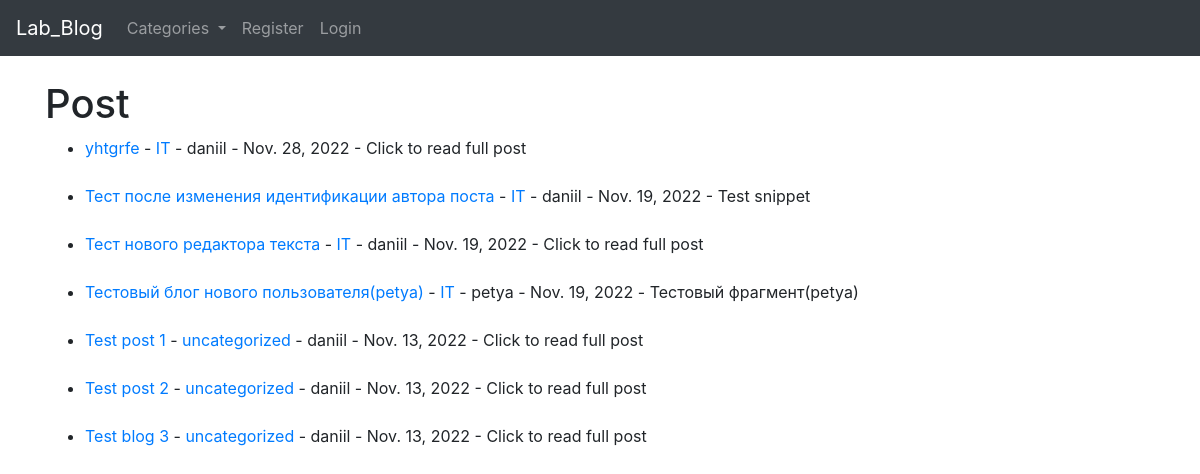
The page / on the database its author committed.
### the_blog/models.py (models this page shows, shortened)
class Post(models.Model):
    title = models.CharField(max_length = 255)
    title_tag = models.CharField(max_length = 255)
    author = models.ForeignKey(User, on_delete = models.CASCADE)
    body = RichTextField(blank = True, null = True)
    image = models.ImageField(null = True, blank = True, upload_to = 'images/')
    post_date = models.DateField(auto_now_add = True)
    category = models.CharField(max_length = 255, default = 'uncategorized')
    snippet = models.CharField(max_length = 255, default = 'Click to read full post')
    likes = models.ManyToManyField(User, related_name = 'blog_posts')

### the_blog/views.py (the view)
# urls.py: path('', HomeView.as_view(), name = "home"),
class HomeView(ListView):
    model = Post
    template_name = "home.html"
    ordering = ['-post_date']
    def get_context_data(self, *args, **kwargs):
        categ_menu = Category.objects.all()
        context = super(HomeView, self).get_context_data(*args, **kwargs)
        context["categ_menu"] = categ_menu
        return context

### the_blog/models.py (called while the page is built)
    def __str__(self):
        return self.name

### the_blog/templates/home.html (shortened to what this page needs)
{% extends 'base.html' %}
{% block content %}
<h1>
    Post
</h1>
<ul>
{% for post in object_list %}
<li><a href = "{% url 'article-detail' post.pk %}">{{ post.title }}</a> -
    <a href = "{% url 'category' post.category %}">{{ post.category }}</a> - {{ post.author }} - {{ post.post_date }} -
    {{ post.snippet }}
</li>
<br/>
{% endfor %}
</ul>
{% endblock %}

### rows shown on the page
Post: title "yhtgrfe", category "IT", author "daniil", post_date "Nov. 28, 2022", snippet "Click to read full post"
Post: title "Тест после изменения идентификации автора поста", category "IT", author "daniil", post_date "Nov. 19, 2022", snippet "Test snippet"
Post: title "Тест нового редактора текста", category "IT", author "daniil", post_date "Nov. 19, 2022", snippet "Click to read full post"
Post: title "Тестовый блог нового пользователя(petya)", category "IT", author "petya", post_date "Nov. 19, 2022", snippet "Тестовый фрагмент(petya)"
Post: title "Test post 1", category "uncategorized", author "daniil", post_date "Nov. 13, 2022", snippet "Click to read full post"
Post: title "Test post 2", category "uncategorized", author "daniil", post_date "Nov. 13, 2022", snippet "Click to read full post"
Post: title "Test blog 3", category "uncategorized", author "daniil", post_date "Nov. 13, 2022", snippet "Click to read full post"
